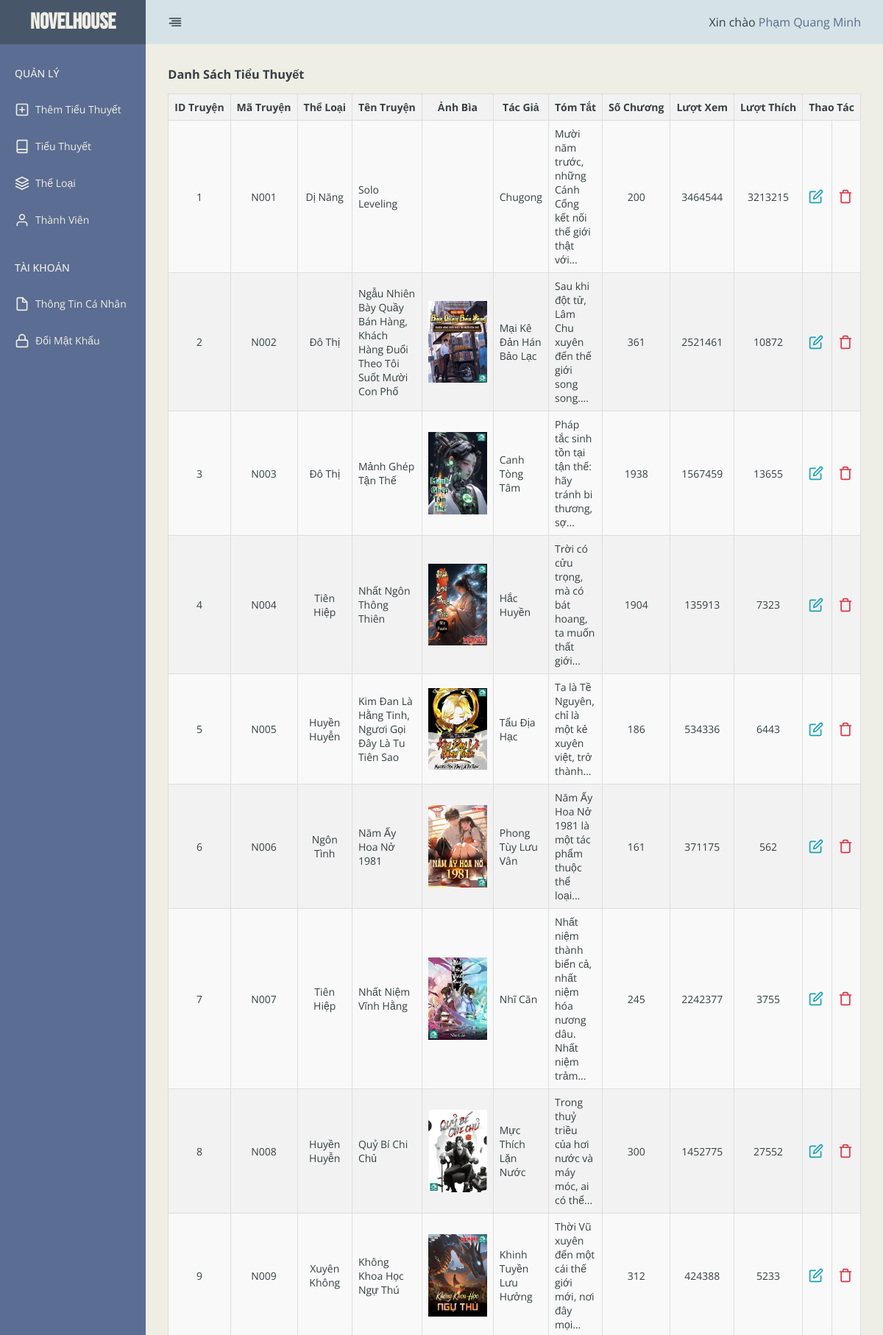
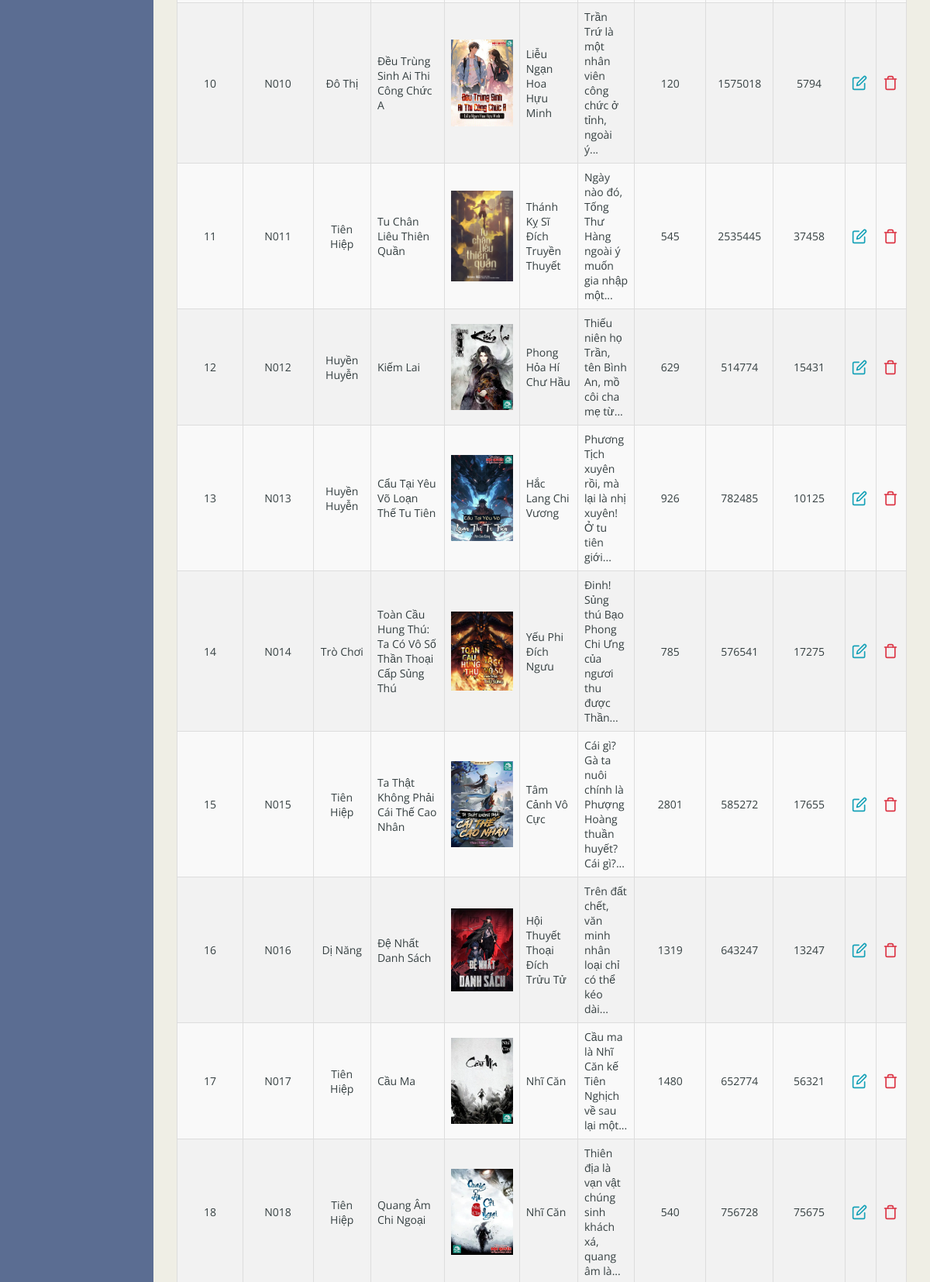
The app's page /admin/index.php?path=pages/main/books/book_list (signed in, upper part) with its own data (2 pictures, top to bottom).
### tables this page shows
CREATE TABLE `books` (
  `book_id` int(11) NOT NULL,
  `book_key` varchar(20) NOT NULL,
  `genre_id` int(11) NOT NULL,
  `title` varchar(200) NOT NULL,
  `cover_image` varchar(200) NOT NULL,
  `author` varchar(50) NOT NULL,
  `summary` varchar(1000) NOT NULL,
  `chapters` int(11) NOT NULL,
  `views` int(11) NOT NULL,
  `likes` int(11) NOT NULL
);

CREATE TABLE `genres` (
  `genre_id` int(11) NOT NULL,
  `genre_name` varchar(100) NOT NULL
);

### admin/pages/main/books/book_list.php (the view, shortened to what this page needs)
<?php
$sql = "SELECT * FROM books
        INNER JOIN genres ON books.genre_id = genres.genre_id";
$result = $connect->query($sql);
$books = [];
while ($row = $result->fetch_array(MYSQLI_ASSOC)) {
    $books[] = $row;
}
?>
<h3 class="title">Danh Sách Tiểu Thuyết</h3>
<table>
    <tr>
        <th>ID Truyện</th>
        <th>Mã Truyện</th>
        <th>Thể Loại</th>
        <th>Tên Truyện</th>
        <th>Ảnh Bìa</th>
        <th>Tác Giả</th>
        <th>Tóm Tắt</th>
        <th>Số Chương</th>
        <th>Lượt Xem</th>
        <th>Lượt Thích</th>
        <th colspan="2">Thao Tác</th>
    </tr>
    <?php foreach ($books as $book) : ?>
        <tr>
            <td><?= $book['book_id'] ?></td>
            <td><?= $book['book_key'] ?></td>
            <td><?= $book['genre_name'] ?></td>
            <td>
                <a href="index.php?path=pages/main/books/book_detail&book_id=<?= $book['book_id'] ?>">
                    <?= $book['title'] ?>
                </a>
            </td>
            <td><img width="80px" src="<?= $book['cover_image'] ?>" alt="" /></td>
            <td>
                <p><?= $book['author'] ?></p>
            <td>
                <?php
                $summary = $book['summary'];
                $words = explode(' ', $summary);
                $summary = (count($words) > 20) ? implode(' ', array_slice($words, 0, 12)) . '...' : $summary;
                ?>
                <p title="<?= $book['summary'] ?>"><?= $summary ?></p>
            </td>
            <td><?= $book['chapters'] ?></td>
            <td><?= $book['views'] ?></td>
            <td><?= $book['likes'] ?></td>
            <td>
                <a href="index.php?path=pages/main/books/book_edit&book_id=<?= $book['book_id'] ?>">
                </a>
            </td>
            <td>
                <a class="btn-remove" href="index.php?path=pages/main/books/book_remove&book_id=<?= $book['book_id'] ?>">
                </a>
            </td>
        </tr>
    <?php endforeach ?>
</table>

### admin/assets/css/utility.css (style rules this page uses)
:root { --quaternary-color: #efeee5; --tertiary-color: #f0e2d2; --secondary-color: #d5e3e6; --primary-color: #5b6d92; --accent-color: #d18266; --text-color: #364042; --dark-color-90: rgb(54 64 66 / 90%); --dark-color-50: rgb(54 64 66 / 50%); --white-color: #ffffff; --danger-color: #dc3545; --warning-color: #ffc107; --info-color: #17a2b8; --success-color: #28a745; }
html { font-family: 'Open Sans', sans-serif; }
body { font-family: 'Open Sans', sans-serif; font-size: 14px; color: var(--text-color); }
a { color: var(--text-color); outline: none; cursor: pointer; }
h3.title { margin-bottom: 15px; text-transform: capitalize; }
table { border-collapse: collapse; table-layout: fixed; width: auto; text-align: center; }
th { background-color: #f2f2f2; border: 1px solid #ddd; padding: 8px; text-align: center; text-wrap: nowrap; }
td { border: 1px solid #ddd; padding: 8px; }
td p, td:has(a) { text-align: left; }
td:has(svg):not(:has(span)) { width: 40px; }
td:has(svg) svg { display: inline-block; }
tr { background-color: #f9f9f9; }
tr:nth-child(odd) { background-color: #f2f2f2; }
.icon-edit { stroke: var(--info-color); }
.icon-trash { stroke: var(--danger-color); }

### records on screen
books: book_id "1", book_key "N001", genre.genre_name "Dị Năng", title "Solo Leveling", author "Chugong", summary "Mười năm trước, những Cánh Cổng kết nối thế giới thật với...", chapters "200", views "3464544", likes "3213215"
books: book_id "2", book_key "N002", genre.genre_name "Đô Thị", title "Ngẫu Nhiên Bày Quầy Bán Hàng, Khách Hàng Đuổi Theo Tôi Suốt Mười Con Phố", cover_image (picture), author "Mại Kê Đản Hán Bảo Lạc", summary "Sau khi đột tử, Lâm Chu xuyên đến thế giới song song....", chapters "361", views "2521461", likes "10872"
books: book_id "3", book_key "N003", genre.genre_name "Đô Thị", title "Mảnh Ghép Tận Thế", cover_image (picture), author "Canh Tòng Tâm", summary "Pháp tắc sinh tồn tại tận thế: hãy tránh bi thương, sợ...", chapters "1938", views "1567459", likes "13655"
books: book_id "4", book_key "N004", genre.genre_name "Tiên Hiệp", title "Nhất Ngôn Thông Thiên", cover_image (picture), author "Hắc Huyền", summary "Trời có cửu trọng, mà có bát hoang, ta muốn thất giới...", chapters "1904", views "135913", likes "7323"
books: book_id "5", book_key "N005", genre.genre_name "Huyền Huyễn", title "Kim Đan Là Hằng Tinh, Ngươi Gọi Đây Là Tu Tiên Sao", cover_image (picture), author "Tẩu Địa Hạc", summary "Ta là Tề Nguyên, chỉ là một kẻ xuyên việt, trở thành...", chapters "186", views "534336", likes "6443"
books: book_id "6", book_key "N006", genre.genre_name "Ngôn Tình", title "Năm Ấy Hoa Nở 1981", cover_image (picture), author "Phong Tùy Lưu Vân", summary "Năm Ấy Hoa Nở 1981 là một tác phẩm thuộc thể loại...", chapters "161", views "371175", likes "562"
books: book_id "7", book_key "N007", genre.genre_name "Tiên Hiệp", title "Nhất Niệm Vĩnh Hằng", cover_image (picture), author "Nhĩ Căn", summary "Nhất niệm thành biển cả, nhất niệm hóa nương dâu. Nhất niệm trảm...", chapters "245", views "2242377", likes "3755"
books: book_id "8", book_key "N008", genre.genre_name "Huyền Huyễn", title "Quỷ Bí Chi Chủ", cover_image (picture), author "Mực Thích Lặn Nước", summary "Trong thuỷ triều của hơi nước và máy móc, ai có thể...", chapters "300", views "1452775", likes "27552"
books: book_id "9", book_key "N009", genre.genre_name "Xuyên Không", title "Không Khoa Học Ngự Thú", cover_image (picture), author "Khinh Tuyền Lưu Hưởng", summary "Thời Vũ xuyên đến một cái thế giới mới, nơi đây mọi...", chapters "312", views "424388", likes "5233"
books: book_id "10", book_key "N010", genre.genre_name "Đô Thị", title "Đều Trùng Sinh Ai Thi Công Chức A", cover_image (picture), author "Liễu Ngạn Hoa Hựu Minh", summary "Trần Trứ là một nhân viên công chức ở tỉnh, ngoài ý...", chapters "120", views "1575018", likes "5794"
books: book_id "11", book_key "N011", genre.genre_name "Tiên Hiệp", title "Tu Chân Liêu Thiên Quần", cover_image (picture), author "Thánh Kỵ Sĩ Đích Truyền Thuyết", summary "Ngày nào đó, Tống Thư Hàng ngoài ý muốn gia nhập một...", chapters "545", views "2535445", likes "37458"
books: book_id "12", book_key "N012", genre.genre_name "Huyền Huyễn", title "Kiếm Lai", cover_image (picture), author "Phong Hỏa Hí Chư Hầu", summary "Thiếu niên họ Trần, tên Bình An, mồ côi cha mẹ từ...", chapters "629", views "514774", likes "15431"
books: book_id "13", book_key "N013", genre.genre_name "Huyền Huyễn", title "Cẩu Tại Yêu Võ Loạn Thế Tu Tiên", cover_image (picture), author "Hắc Lang Chi Vương", summary "Phương Tịch xuyên rồi, mà lại là nhị xuyên! Ở tu tiên giới...", chapters "926", views "782485", likes "10125"
books: book_id "14", book_key "N014", genre.genre_name "Trò Chơi", title "Toàn Cầu Hung Thú: Ta Có Vô Số Thần Thoại Cấp Sủng Thú", cover_image (picture), author "Yếu Phi Đích Ngưu", summary "Đinh! Sủng thú Bạo Phong Chi Ưng của ngươi thu được Thần...", chapters "785", views "576541", likes "17275"
books: book_id "15", book_key "N015", genre.genre_name "Tiên Hiệp", title "Ta Thật Không Phải Cái Thế Cao Nhân", cover_image (picture), author "Tâm Cảnh Vô Cực", summary "Cái gì? Gà ta nuôi chính là Phượng Hoàng thuần huyết? Cái gì?...", chapters "2801", views "585272", likes "17655"
books: book_id "16", book_key "N016", genre.genre_name "Dị Năng", title "Đệ Nhất Danh Sách", cover_image (picture), author "Hội Thuyết Thoại Đích Trửu Tử", summary "Trên đất chết, văn minh nhân loại chỉ có thể kéo dài...", chapters "1319", views "643247", likes "13247"
books: book_id "17", book_key "N017", genre.genre_name "Tiên Hiệp", title "Cầu Ma", cover_image (picture), author "Nhĩ Căn", summary "Cầu ma là Nhĩ Căn kế Tiên Nghịch về sau lại một...", chapters "1480", views "652774", likes "56321"
books: book_id "18", book_key "N018", genre.genre_name "Tiên Hiệp", title "Quang Âm Chi Ngoại", cover_image (picture), author "Nhĩ Căn", summary "Thiên địa là vạn vật chúng sinh khách xá, quang âm là...", chapters "540", views "756728", likes "75675"

### other values on screen
$_SESSION['full_name'] "Phạm Quang Minh"
